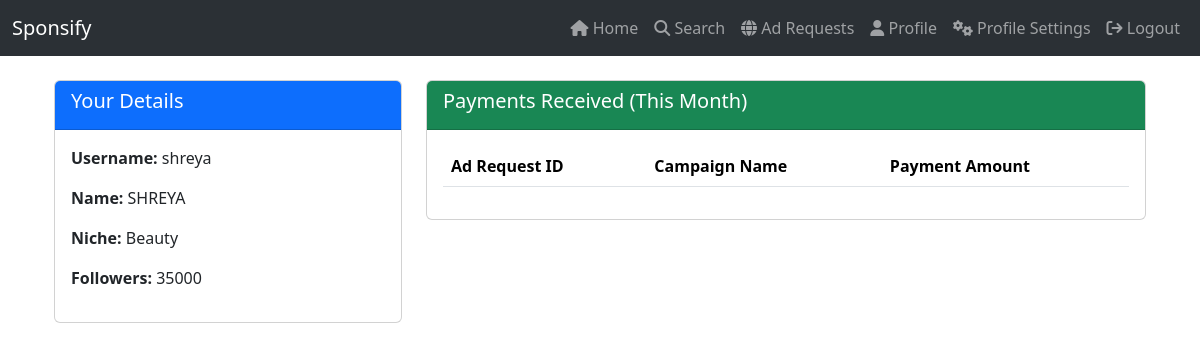
The page /profile/personal_profile_influencer (signed in) on the database its author committed.
### models.py (models this page shows)
class User(db.Model):
    __tablename__ = 'user'
    id = db.Column(db.Integer, primary_key=True)
    username = db.Column(db.String(50), unique=True, nullable=False)
    name = db.Column(db.String(50))
    password = db.Column(db.String(100), nullable=False)
    role = db.Column(db.String(10), nullable=False)  # 'admin', 'sponsor', 'influencer'
    flagged = db.Column(db.Boolean, default=False)

class Influencer(db.Model):
    __tablename__ = 'influencer'
    id = db.Column(db.Integer, primary_key=True)
    username = db.Column(db.String(50), unique=True, nullable=False)
    name = db.Column(db.String(50))
    niche = db.Column(db.String(50), nullable=False)
    followers = db.Column(db.Integer, nullable=False)
    ad_requests = db.relationship('AdRequest', backref='influencer', lazy=True)

### routes.py (the view)
@app.route('/profile/personal_profile_influencer')
@auth
def influencer_profile():
    user_id = session.get('user_id')  # Assuming the user ID is stored in session
    user = User.query.get(user_id)
    if user is None or user.role != 'influencer':
        return "Unauthorized", 403
    influencer = Influencer.query.filter_by(username=user.username).first()
    if influencer is None:
        return "Influencer not found", 404
    current_month = datetime.now().month
    current_year = datetime.now().year
    ad_requests = AdRequest.query.join(Campaign).filter(
        AdRequest.influencer_id == influencer.id,
        AdRequest.status == 'Accepted',
        db.extract('month', Campaign.start_date) <= current_month,
        db.extract('month', Campaign.end_date) >= current_month,
        db.extract('year', Campaign.start_date) == current_year,
        db.extract('year', Campaign.end_date) == current_year
    ).all()
    total_payments = sum(ad_request.payment_amount for ad_request in ad_requests)
    return render_template('profile/personal_profile_influencer.html', user=user, influencer=influencer, ad_requests=ad_requests, total_payments=total_payments)

### routes.py (called while the page is built)
def auth(func):
    @wraps(func)
    def inner_auth(*args, **kwargs):
        if 'user_id' in session:
            return func(*args, **kwargs)
        else:
            flash('Please login first')
            return redirect(url_for('login'))
    return inner_auth

@app.context_processor
def inject_user():
    return dict(get_current_user=get_current_user)

### user_role.py (called while the page is built)
def get_current_user():
    if 'user_id' in session:
        return User.query.get(session['user_id'])
    return None

### templates/profile/personal_profile_influencer.html (shortened to what this page needs)
{% extends 'layout.html' %}
{% block content %}
<div class="container mt-4">
    <div class="row">
        <div class="col-md-4 mb-4">
            <div class="card">
                <div class="card-header bg-primary text-white">
                    <h5 class="card-title">Your Details</h5>
                </div>
                <div class="card-body">
                    <p><strong>Username:</strong> {{ user.username }}</p>
                    <p><strong>Name:</strong> {{ user.name }}</p>
                    <p><strong>Niche:</strong> {{ influencer.niche }}</p>
                    <p><strong>Followers:</strong> {{ influencer.followers }}</p>
                </div>
            </div>
        </div>
        <div class="col-md-8 mb-4">
            <div class="card">
                <div class="card-header bg-success text-white">
                    <h5 class="card-title">Payments Received (This Month)</h5>
                </div>
                <div class="card-body">
                    <table class="table table-striped">
                        <thead>
                            <tr>
                                <th>Ad Request ID</th>
                                <th>Campaign Name</th>
                                <th>Payment Amount</th>
                            </tr>
                        </thead>
                    </table>
                </div>
            </div>
        </div>
    </div>
</div>
{% endblock %}

### rows shown on the page
User: username "shreya", name "SHREYA"
Influencer: niche "Beauty", followers "35000"
